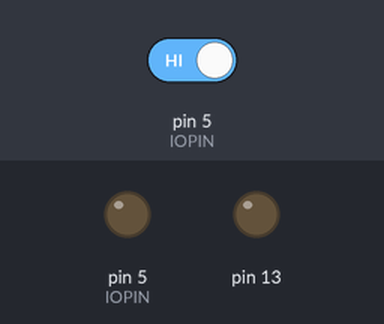
A sketch run on a simulated Arduino Uno, built with avr-gcc and run on an emulated ATmega328P. Shown: output pins drawn as LEDs (lit = HIGH). The test bench sets the inputs (shaded band); at power-on: pin 5 (IOPIN) HIGH.

Above: at 0.1 s.
At 6.2 s:
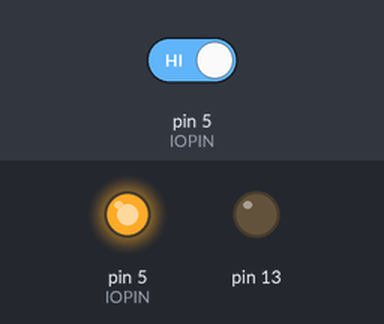
6.3 s: pin 5 (IOPIN) driven LOW
At 6.9 s:
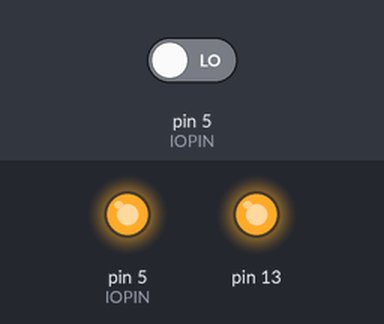
Timing chart, 0 to 9.3 s (numbered marks = the images above; inputs shaded):
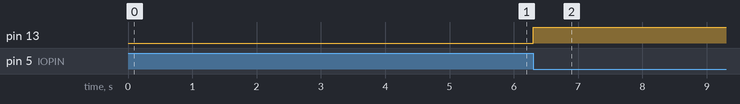

Measured:
- after the input at 6.3 s, pin 13: LOW → HIGH at once

The sketch:

IOTestFeather.ino
```cpp
#define IOPIN 5
//bool hasSentMessage = false;

void setup() {
  // put your setup code here, to run once:
  pinMode(IOPIN, OUTPUT);
  digitalWrite(IOPIN, LOW);
  delay(5000);
  digitalWrite(IOPIN, HIGH);
  pinMode(IOPIN, INPUT);
}

void loop() {
  // put your main code here, to run repeatedly:
//  if(hasSentMessage == false){
    if(digitalRead(IOPIN) == LOW){
    pinMode(13, OUTPUT);
    digitalWrite(13, HIGH);
  }

  delay(10);

}
```
